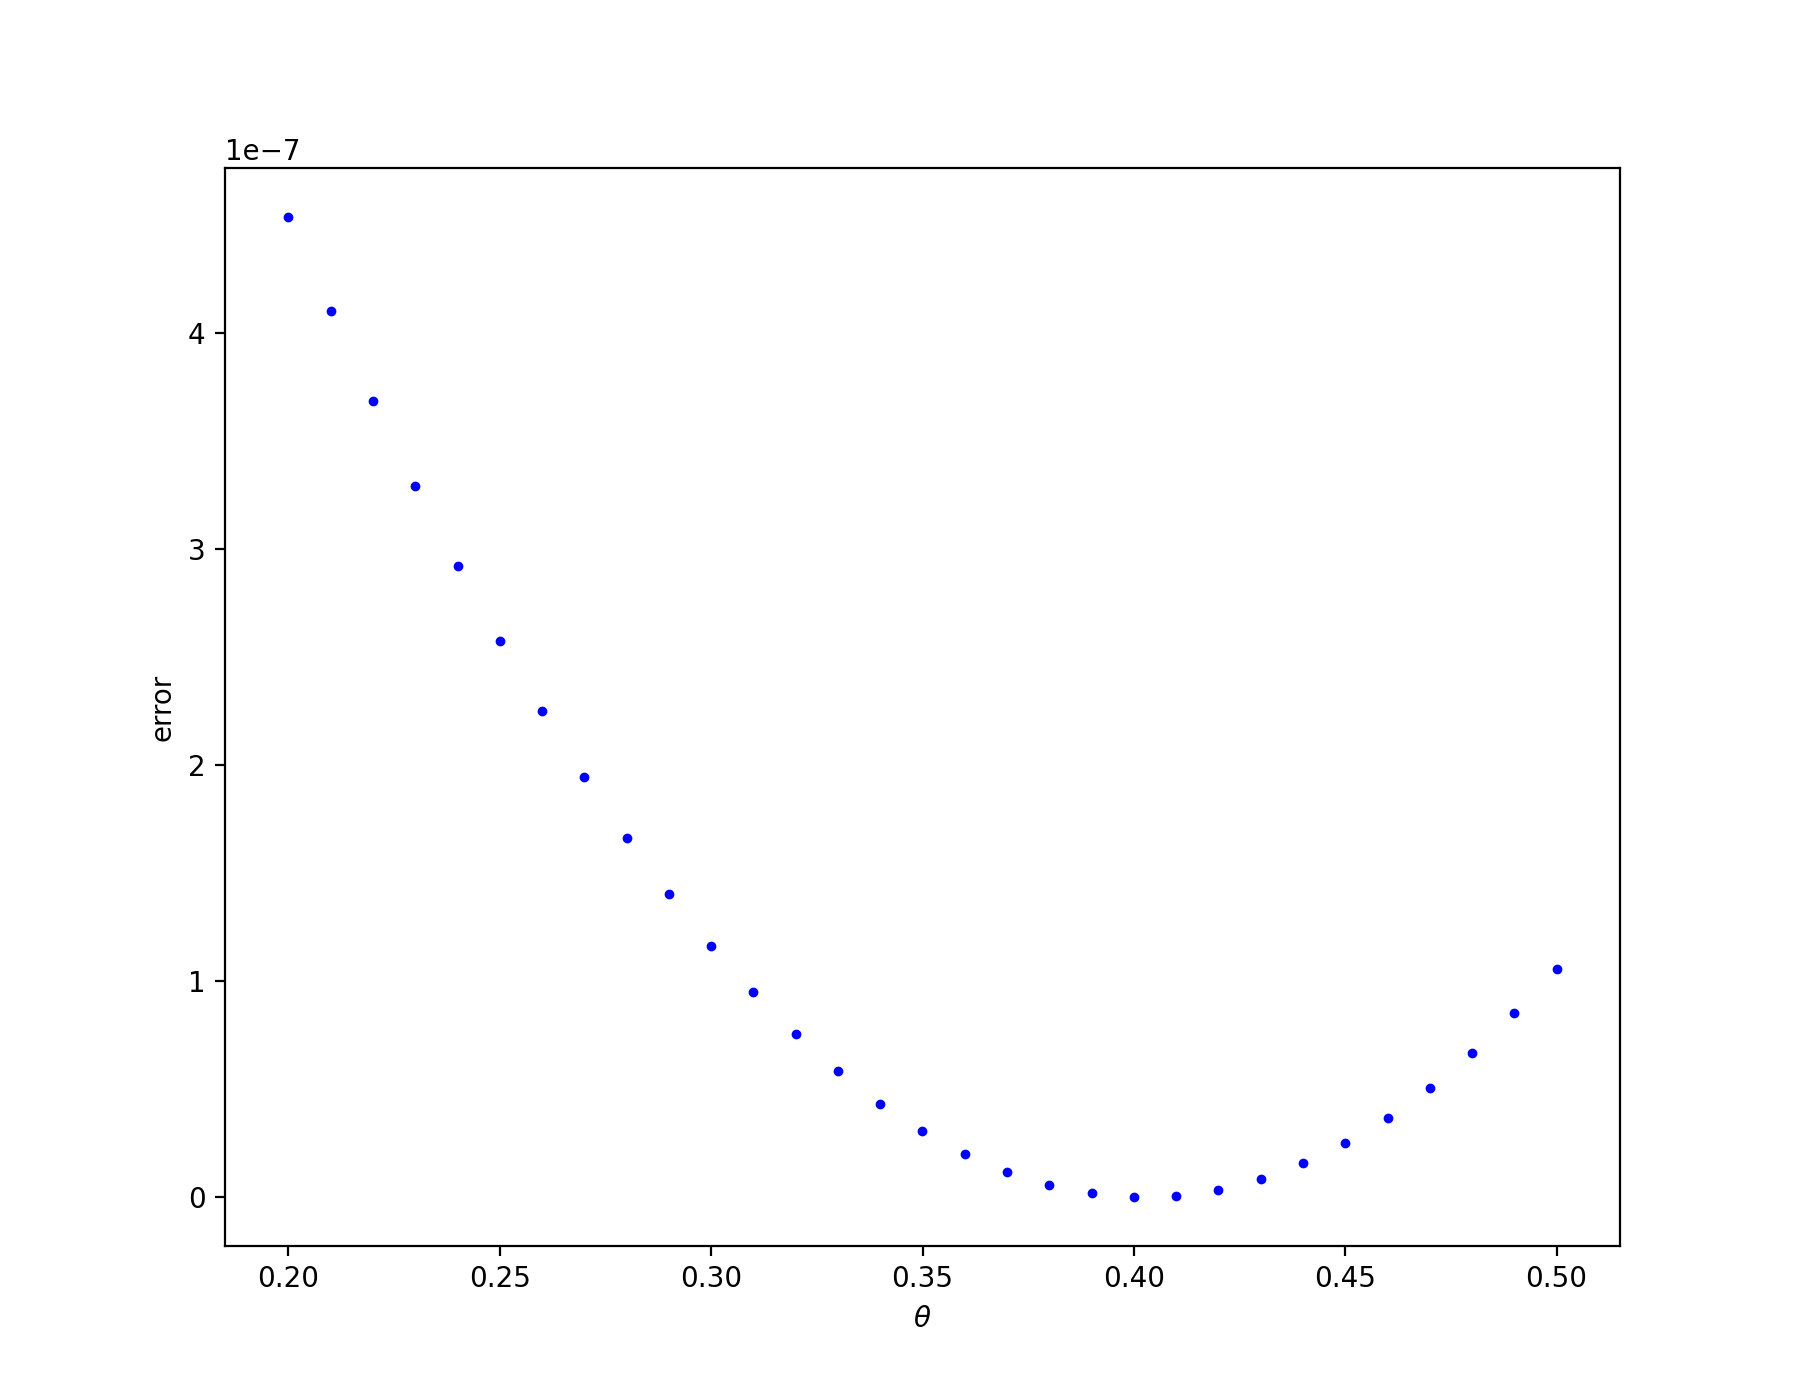

Python code for this plot:
from pde import BounderyCondition, PDE
import numpy as np
import matplotlib.pyplot as plt

L = np.float64(5) / 3
sigma = np.float64(0.1)
t0 = np.float64(1)
implicities = [np.float64(0.2 + 0.01 * i) for i in range(31)]
xDelta = np.float64(0.1)
tMax = np.float64(5)


def uFixedTInitialFunc(x: np.float64) -> np.float64:
    return np.exp(-np.power(x - 5, 2) /
                  (4 * sigma * t0)) / np.sqrt(4 * np.pi * sigma * t0)


def analyticalSolution(x: np.float64, t: np.float64) -> np.float64:
    return np.exp(-np.power(x - 5, 2) /
                  (4 * sigma * (t + t0))) / np.sqrt(4 * np.pi * sigma *
                                                    (t + t0))


def dUdT(
    t: np.float64,
    x: np.float64,
    u: np.float64,
    dUdX: np.float64,
    d2UdX2: np.float64,
) -> np.float64:
    return sigma * d2UdX2


Es = []

for implicity in implicities:
    pde = PDE()
    pde.setLimits(
        xMin=np.float64(0),
        xMax=np.float64(10),
        xDelta=xDelta,
        tMin=np.float64(0),
        tMax=tMax,
        tDelta=np.power(np.float64(0.1), 2) * L / (2 * sigma),
    )
    pde.setUFixedTInitial(uFixedTInitialFunc=uFixedTInitialFunc)
    pde.setEquation(dUdT)
    pde.setImplicity(implicity)
    pde.setBounderyCondition(BounderyCondition.DIRICHLET, np.float64(0),
                             np.float64(0))
    pde.calculate(noLogging=True)
    E = xDelta * sum([
        np.power(u - analyticalSolution(i * xDelta, tMax), 2)
        for i, u in enumerate(pde.uFixedT)
    ])
    Es.append(E)

figure = plt.figure(figsize=(9, 7))
axes = figure.add_subplot(111, xlabel=r"$\theta$", ylabel="error")

axes.plot(implicities, Es, marker=".", markersize=5, linewidth=0, color="b")

plt.show()
